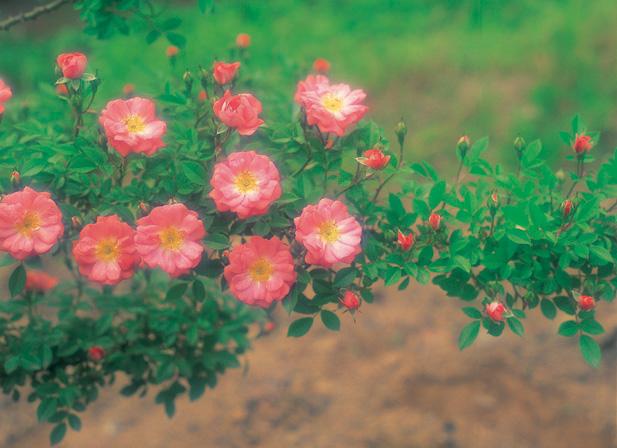
#> input picture 2nd Semester/Sisteme Instruibile pentru Analiza Imaginilor/Laborator/_TestImages/ImgTstColor/rose021.jpg, 617 x 448 px, found by its file name
$ jupyter execute A2P2_KMeans_FuzzyCMeans.ipynb
#> lines starting #> are read from the running program, lines starting #| are printed output that depends on the picture
#> in CitireAfisareImagine, imgBGR is the input picture: shape (448, 617, 3); mean B, G, R 88.9, 125.3, 108
#|          Shape: (448, 617, 3) , Type : uint8
### 2nd Semester/Sisteme Instruibile pentru Analiza Imaginilor/Laborator/Lab2/ColorSpaceFunctions.py
# -*- coding: utf-8 -*-
"""
Created on Tue Apr 16 11:28:50 2019

@author: Camelia
"""
#import os
import numpy as np
import cv2
import matplotlib.pyplot as plt
from mpl_toolkits.mplot3d import Axes3D

# functiile necesare in aplicatie
def ConvertColorSpace(ImgOrg, OrgColorSpace, NewColorSpace):
    # Conversie din Spatiu de culoare in RGB intr-un alt spatiu de culoare
#> called with OrgColorSpace = 'R/G/B', NewColorSpace = 'Y/Cr/Cb'
    if (OrgColorSpace == 'R/G/B'):
        if (NewColorSpace == 'Y/Cr/Cb'): ImgCvt = cv2.cvtColor(ImgOrg, cv2.COLOR_RGB2YCrCb)
#> ImgCvt: shape (448, 617, 3); mean of channels 0, 1, 2 116, 122.3, 112.7
        elif (NewColorSpace == 'H/S/V'): ImgCvt = cv2.cvtColor(ImgOrg, cv2.COLOR_RGB2HSV)
        elif (NewColorSpace == 'L/a/b'): ImgCvt = cv2.cvtColor(ImgOrg, cv2.COLOR_RGB2Lab)
    elif (NewColorSpace == 'R/G/B'): # revenire la RGB - necesar pentru afisare corecta a imaginii
        if (OrgColorSpace == 'Y/Cr/Cb'): ImgCvt = cv2.cvtColor(ImgOrg, cv2.COLOR_YCrCb2RGB)
        elif (OrgColorSpace == 'H/S/V'): ImgCvt = cv2.cvtColor(ImgOrg, cv2.COLOR_HSV2RGB)
        elif (OrgColorSpace == 'L/a/b'): ImgCvt = cv2.cvtColor(ImgOrg, cv2.COLOR_Lab2RGB)
    return ImgCvt

def plotColorComponents(imgInColorSpace, clrSpName):
    # Afisarea celor 3 componente de culoare sub forma unei imagini
#> called with clrSpName = 'Y/Cr/Cb'
    compName = clrSpName.split('/') # Extragere nume componente
    fig = plt.figure(figsize=(20,10))
    for i in range(0,3):
        fig.add_subplot(1,3,i+1)
        plt.imshow(imgInColorSpace[:,:,i],cmap='gray', vmin=0, vmax=255)
        plt.title('Componenta ' + compName[i])
    plt.show()
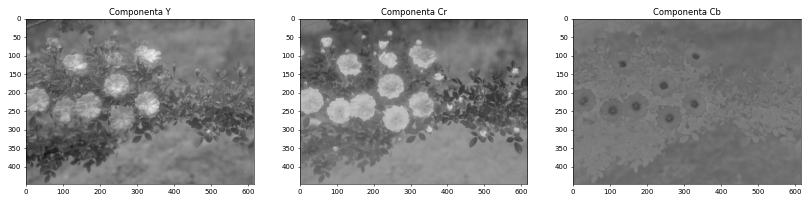
#> figure drawn by matplotlib, 3 panels

def plotColorHistograms(imgInColorSpace, clrSpName):
     # Afisarea histograme celor 3 componente de culoare
#> called with clrSpName = 'Y/Cr/Cb'
    compName = clrSpName.split('/') # Extragere nume componente
    fig = plt.figure(figsize=(20,2))
    color = ('b','g','r')
    for i,col in enumerate(color):
        histr = cv2.calcHist([imgInColorSpace],[i],None,[256],[0,256])
        fig.add_subplot(1,3,i+1)
        plt.plot(histr,color = col)
        plt.title('Componenta ' + compName[i])
        plt.xlim([0,256])
    plt.show()
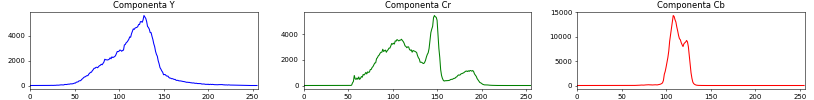
#> figure drawn by matplotlib, 3 panels; panel 1: curve peaks at x = 128, y = 5601; panel 2: curve peaks at x = 147, y = 5472; panel 3: curve peaks at x = 108, y = 14290

def plot3DcolorSpace(imgClrSp, imgOrg, clrSpName):
#> called with clrSpName = 'Y/Cr/Cb'
    print('\n Afisare Cub Culori in spatiu de culoare: ', clrSpName )
    imgClrSpRed = np.reshape(imgClrSp,(imgClrSp.shape[0]*imgClrSp.shape[1] ,imgClrSp.shape[2]))
    imgOrgRed = np.reshape(imgOrg,(imgOrg.shape[0]*imgOrg.shape[1] ,imgOrg.shape[2]))
    uniqvals, indices = np.unique(imgClrSpRed, axis = 0, return_index=True)
    print('\n Numar culori unice care apar in imagine: ',uniqvals.shape[0], 'din 2^24(',2**24,')',
          '; procent: ', round(100*(uniqvals.shape[0]/2**24),2), '% acoperire cub')
#|  Numar culori unice care apar in imagine:  84656 din 2^24( 16777216 ) ; procent:  0.5 % acoperire cub
    nrVals = uniqvals.shape[0]
#> nrVals = 84656
    pas = int(nrVals/3000)+1
#> pas = 29
    #pas = 1
    uniqvals = uniqvals[range(0, nrVals, pas), :].copy()
#> uniqvals = 2920 rows, first 8: [12, 119, 129], [24, 114, 127], [27, 120, 127], [30, 113, 128], [32, 109, 128], [33, 114, 128], [34, 114, 127], [35, 115, 128]
    cli = imgOrgRed[indices[range(0, nrVals, pas)],:].astype(float)/255
#> cli = 2920 rows, first 8: [0, 0.0706, 0.0549], [0.0157, 0.133, 0.0863], [0.0627, 0.129, 0.098], [0.0353, 0.161, 0.118], [0.0196, 0.18, 0.125], [0.051, 0.169, 0.129], [0.0549, 0.173, 0.125], [0.0667, 0.173, 0.137]
    fig = plt.figure(figsize=(20,10))
    ax = fig.add_subplot(1,2,1, projection='3d')
    ax.scatter(uniqvals[:,2], uniqvals[:,1], uniqvals[:,0], c=cli, marker='.')
    ax.set_xlim([0,256]); ax.set_ylim([0,256]); ax.set_zlim([0,256])
    compName = clrSpName.split('/')
    ax.set_xlabel('Componenta '+ compName[2]); ax.set_ylabel('Componenta '+ compName[1]); ax.set_zlabel('Componenta '+ compName[0])
    ax1 = fig.add_subplot(1,2,2)
    ax1.imshow(imgOrg)
    ax1.set_title('Imaginea originala RGB')
    plt.show()
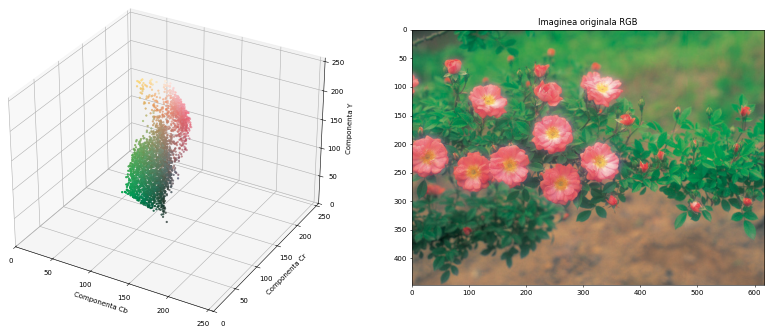
#> figure drawn by matplotlib, 2 panels

# [30 lines left out: function plot2DcolorSpace, not called in this run]

### 2nd Semester/Sisteme Instruibile pentru Analiza Imaginilor/Laborator/Lab2/A2P2_KMeans_FuzzyCMeans.ipynb
# Aplicare KMeans & Fuzzy C-Means pe imagine in diverse spatii de culoare

INSTALARE PACHETE OpenCV si FCM (daca este cazul)
- se ruleaza din - Anaconda Prompt - comenzile:

    `pip install opencv-contrib-python`

    `pip install fuzzy-c-means`

[cell 1]
# Import librarii necesare aplicatie

from sklearn.cluster import KMeans
from fcmeans import FCM
#from fcmeans_loc import FCM

import os
import numpy as np
import cv2
import matplotlib.pyplot as plt

# Import functii din fisier ColorSpaceFunctions.py
# (acest fisier trebuie sa fie disponibil in directorul ../_PyUtilFcts)
import sys
sys.path.append('../_PyUtilFcts/')
import ColorSpaceFunctions as clsFcts

[cell 2]
# Functie pentru a citi si afisa imaginea dintr-un fisier
def CitireAfisareImagine(imgFile):
    print('\n   ----- INFO - Imaginea selectata -----\n')
    print("Imaginea originala, din fisierul :", imgFile)

    imgBGR = cv2.imread(imgFile)
    imgRGB = cv2.cvtColor(imgBGR, cv2.COLOR_BGR2RGB)
    print("         Shape:" , imgRGB.shape,", Type :" , imgRGB.dtype)
    fig = plt.figure(figsize=(10,10)); plt.imshow(imgRGB); plt.show()
    return imgRGB

[cell 3]
def ConversieAfisareImgColorSpace(imgRGB, SelClrSp):
    NewClrSp = ColorSpacesList[SelClrSp]
    OrgClrSp = ColorSpacesList[0] # 0 - pentru RGB - imaginea la deschidere este RGB
    print('\n  ----- INFO - In[2] Conversie Spatiu de Culoare, din ' + OrgClrSp + ' in '+ NewClrSp)
    ImgClrSp = clsFcts.ConvertColorSpace(imgRGB, OrgClrSp , NewClrSp)

    clsFcts.plotColorComponents(ImgClrSp, NewClrSp)
    clsFcts.plotColorHistograms(ImgClrSp, NewClrSp)
    clsFcts.plot3DcolorSpace(ImgClrSp, imgRGB, NewClrSp)
    return ImgClrSp

[cell 4]
# In[3] - Aplicare KMeans & Fuzzy C-Means pe imagine
def AplicareKMeansFuzzyCMeans(ImgClrSp, imgRGB, imgComps, nr_clusters):
#> called with imgComps = array of shape (2,), nr_clusters = 3
    print('\n [Info]  - Aplicare Segmentare KMeans & Fuzzy C-Means')

    # Pregatirea setului de datelor - toti pixelii din imagine
    # se considera vectorul de trasaturi pentru descrierea fiecarui pixel
    #       in functie de spatiu de culoare selectat si componetele alese
    OrgColorSpace = ColorSpacesList[0] # 0 - pentru RGB - imaginea la deschidere este RGB
    NewColorSpace = ColorSpacesList[SelClrSp]

    # extragerea denumirii componentelor selectate pentru procesare (scop = afisare)
    compSelected = []
    for index in range(imgComps.shape[0]):
        compSelected.append (NewColorSpace.split('/')[imgComps[index]])
    print('\t Consideram fiecare pixel descris prin componetele ', compSelected);
    print('\t Clasificare/grupare valori in ', nr_clusters,  ' clase');
    imgSize = imgRGB.shape
#> imgSize = (448, 617, 3)

    # Extragem doar componentele dorite pentru descrierea culorii
    # Se redimensioneaza imformatia ca un vector de 2D, unde pe linii avem datele/pixelii
    #       iar pe coloane descrierea fiecarui pixel - vectorul de trasaturi
    colorData = np.reshape(ImgClrSp[:,:, imgComps], (imgSize[0]*imgSize[1], imgComps.shape[0]) )
#> colorData = 276416 pairs, first value 52 to 220, second value 61 to 143

    # --------- Aplicare KMeans
    kmeans = KMeans(nr_clusters)
    kmeans.fit(colorData)

    # Outputs: extragerea centrelor claselor si
    #       a label-urilor dupa segmentare pentru fiecare pixel
    km_centers = kmeans.cluster_centers_
    km_labels = kmeans.labels_

    # Asocierea label-urilor pixelilor cu valoarea centrului clasei
    ImgRefCompKM = km_centers[km_labels]

    # --------- Aplicare Fuzzy C-Means
    fcm = FCM(n_clusters=nr_clusters)
    fcm.fit(colorData)

    # Outputs
    fcm_centers = fcm.centers
    fcm_labels  = fcm.u.argmax(axis=1)

    # Asocierea label-urilor pixelilor cu valoarea centrului clasei
    ImgRefCompFcm = fcm_centers[fcm_labels]

    # Ne generam o imagine (goala) care are toate valorile constante pe toate componentele
    ImgSegKMeans = np.zeros(ImgClrSp.shape, dtype = 'uint8') + 128
    ImgSegFcm = np.zeros(ImgClrSp.shape, dtype = 'uint8') + 128
    # Modificam valorile de pe componentele procesate cu valoarea centrelor claselor
    ImgSegKMeans[:,:,imgComps]=  np.reshape(ImgRefCompKM, (imgSize[0],imgSize[1], imgComps.shape[0]) )
    ImgSegFcm[:,:,imgComps]=  np.reshape(ImgRefCompFcm, (imgSize[0],imgSize[1], imgComps.shape[0]) )
    # Conversie imagine din statiu de culoare folosit in procesare in spatiu RGB (pentru afisare)
    ImgSegKMeansRGB = clsFcts.ConvertColorSpace(ImgSegKMeans, NewColorSpace , OrgColorSpace)
    ImgSegFcmRGB = clsFcts.ConvertColorSpace(ImgSegFcm, NewColorSpace , OrgColorSpace)


    #%% Afisare rezultat
    # Afisarea imaginilor dupa segmentare
    f, (ax1, ax2) = plt.subplots(1, 2, sharey=True,figsize=(20,6))
    ax1.imshow(ImgSegKMeansRGB ); ax1.set_title('KMeans');
    ax2.imshow(ImgSegFcmRGB); ax2.set_title('Fuzzy C-Means');
    plt.show

    #%% Afisare plot (doar pentru cazul 1D si 2D)
    # Pentru afisare in plot, culorile trebuie sa fie valori in [0, 1]
    clrCodKMeans = np.reshape(ImgSegKMeansRGB, (imgSize[0]*imgSize[1], 3) )/255;
    clrCodFcm = np.reshape(ImgSegFcmRGB, (imgSize[0]*imgSize[1], 3) )/255;
    clrCodOrg = np.reshape(imgRGB, (imgSize[0]*imgSize[1], 3) )/255;
    nrVals = colorData.shape[0]; pas = int(nrVals/1000)+1; valsRange = range(0, nrVals, pas);

    # Stabilire componente ca si pozitie din imgComps
    #   pentru plot pe axa X si Y
    xc = 0; yc = 1
    if  (imgComps.shape[0] == 1): # atunci axa X si Y reprezinta aceeasi componenta
        xc = 0; yc = 0
    if  (imgComps.shape[0] < 3):
        f, (ax1, ax2, ax3) = plt.subplots(1, 3, sharey=True,figsize=(20,6))
        ax1.set_title('K Means')
        ax1.scatter(colorData[valsRange,xc],colorData[valsRange,yc],c=clrCodKMeans[valsRange], marker='.')
        ax1.scatter(km_centers[:,xc], km_centers[:,yc], marker='o', c='blue')
        ax1.set_xlabel(compSelected[xc]); ax1.set_ylabel(compSelected[yc]);
        ax2.set_title("Fuzzy C-Means")
        ax2.scatter(colorData[valsRange,xc],colorData[valsRange,yc],c=clrCodFcm[valsRange], marker='.')
        ax2.scatter(fcm_centers[:,xc], fcm_centers[:,yc], marker='o', c='red')
        ax2.set_xlabel(compSelected[xc]); ax2.set_ylabel(compSelected[yc]);
        ax3.set_title("Original")
        ax3.scatter(colorData[valsRange,xc],colorData[valsRange,yc],c=clrCodOrg[valsRange], marker='.')
        ax3.scatter(km_centers[:,xc], km_centers[:,yc], marker='o', c='blue')
        ax3.scatter(fcm_centers[:,xc], fcm_centers[:,yc], marker='o', c='red')
        ax3.set_xlabel(compSelected[xc]); ax3.set_ylabel(compSelected[yc]);
        plt.show

    # Afisare cub spatiu de culoare cu centrele claselor
    clsFcts.plot3DcolorSpace(ImgSegFcm, ImgSegFcmRGB, NewColorSpace)

[cell 5]
# Selectare imagine pe care testam aplicatia
# Se recomanda sa se pastreze imgsPath = "D:/_TestImages" - fiind directorul
#       principal care contine subdirectoarele cu imaginile sugerate
# La setare imgName se specifica si subdirectorul din care dace parte imaginea
imgsPath = "/Users/galoscar07/Documents/master2k20-2k22/2nd Semester/SIAI/Laborator/_TestImages"
imgName = 'ImgTstSegmGen/rose021.jpg' # atentie sa fie scris corect numele imaginii!!!!
imgFile = os.path.sep.join([imgsPath, imgName])
#imgName = 'Kodak/kodim23.png'
# Sugestie imagini pentru testare (dir/ imgs):
#  ImgTstSegmGen: kronenburg-rose-closeup.jpg; roses.jpg; rose021.jpg
#  ImgTstSegmFaciale: la alegere 5 imagini - scop: segmentare zona piele intr-o singura clasa
#  ImgTstSegmBoard:   board3.bmp; board7.bmp; - scop: segmentare pioni dupa culoare

imgRGB = CitireAfisareImagine(imgFile)


ColorSpacesList = ['R/G/B', 'Y/Cr/Cb', 'H/S/V', 'L/a/b', 'gray']

# Selectie spatiu de culoare in care se realizeaza operatia
#   Se selecteaza ca si o pozitie din vectorul ColorSpacesList
#   ColorSpacesList = ['RGB', 'YCrCb', 'HSV', 'Lab', 'gray']
#       0 - 'RGB' (nu se alege pentru a fi spatiu in care realizam procesarea),
#       1 - 'YCrCb',      2 - 'HSV',           3 - 'Lab'
SelClrSp = 1 # se selecteaza ca si o pozitie din vectorul ColorSpacesList

ImgClrSp = ConversieAfisareImgColorSpace(imgRGB, SelClrSp)

# Selectie componenta pentru procesare
#       se specifica numarul componentelor care se considera in procesare
#       - pentru procesare 3D, toate cele 3 componente: [0, 1, 2]
# exemplu: YCbCr - [1, 2] se proceseaza doar componentele Cb, Cr;
#          YCbCr - [0, 2] se proceseaza doar componentele Y, Cr;
imgComps = np.array([1,2])

# Atentie: componenta Y, V sau L - sunt componente de luminta
#  (tineti cont de acest aspect la selectie componente in functie de scopul urmarit)

# Selectati numarul de clase/clusters
nr_clusters = 3

AplicareKMeansFuzzyCMeans(ImgClrSp, imgRGB, imgComps, nr_clusters)
#> (the call stopped at in AplicareKMeansFuzzyCMeans, `fcm = FCM(n_clusters=nr_clusters)`: fcmeans is not available in this run)

[cell 6]
# Selectare imagine pe care testam aplicatia
# Se recomanda sa se pastreze imgsPath = "D:/_TestImages" - fiind directorul
#       principal care contine subdirectoarele cu imaginile sugerate
# La setare imgName se specifica si subdirectorul din care dace parte imaginea
imgsPath = "/Users/galoscar07/Documents/master2k20-2k22/2nd Semester/SIAI/Laborator/_TestImages"
imgName = 'ImgTstSegmBoard/board4.bmp' # atentie sa fie scris corect numele imaginii!!!!
imgFile = os.path.sep.join([imgsPath, imgName])
#imgName = 'Kodak/kodim23.png'
# Sugestie imagini pentru testare (dir/ imgs):
#  ImgTstSegmGen: kronenburg-rose-closeup.jpg; roses.jpg; rose021.jpg
#  ImgTstSegmFaciale: la alegere 5 imagini - scop: segmentare zona piele intr-o singura clasa
#  ImgTstSegmBoard:   board3.bmp; board7.bmp; - scop: segmentare pioni dupa culoare

imgRGB = CitireAfisareImagine(imgFile)
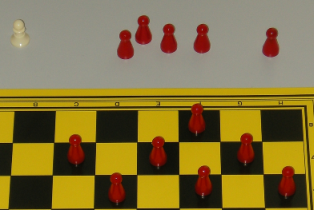
#> input picture 2nd Semester/Sisteme Instruibile pentru Analiza Imaginilor/Laborator/_TestImages/ImgTstSegmBoard/board4.bmp, 314 x 210 px, found by its file name
#> in CitireAfisareImagine, imgBGR is the input picture: shape (210, 314, 3); mean B, G, R 61.4, 114.7, 132.1
#|          Shape: (210, 314, 3) , Type : uint8


ColorSpacesList = ['R/G/B', 'Y/Cr/Cb', 'H/S/V', 'L/a/b', 'gray']

# Selectie spatiu de culoare in care se realizeaza operatia
#   Se selecteaza ca si o pozitie din vectorul ColorSpacesList
#   ColorSpacesList = ['RGB', 'YCrCb', 'HSV', 'Lab', 'gray']
#       0 - 'RGB' (nu se alege pentru a fi spatiu in care realizam procesarea),
#       1 - 'YCrCb',      2 - 'HSV',           3 - 'Lab'
SelClrSp = 2 # se selecteaza ca si o pozitie din vectorul ColorSpacesList

ImgClrSp = ConversieAfisareImgColorSpace(imgRGB, SelClrSp)
#> in ConvertColorSpace (call 2), `elif (NewColorSpace == 'H/S/V'): ImgCvt = cv2.cvtColor(ImgOrg, cv2.COL..`: ImgCvt: shape (210, 314, 3); mean H, S, V 26, 129.6, 132.3
#> call 2 of plotColorComponents, with clrSpName = 'H/S/V'
#> in plotColorComponents (call 2), `plt.show()`:
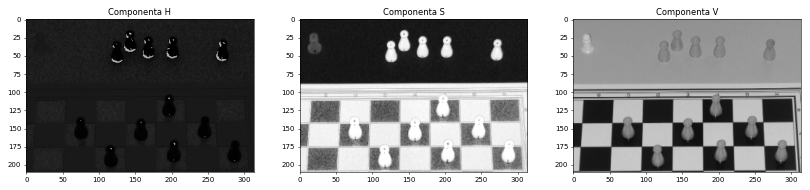
#> figure drawn by matplotlib, 3 panels
#> call 2 of plotColorHistograms, with clrSpName = 'H/S/V'
#> in plotColorHistograms (call 2), `plt.show()`:
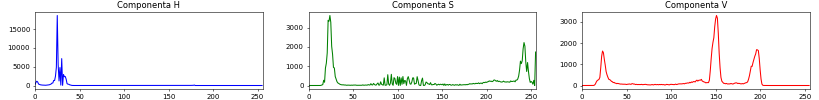
#> figure drawn by matplotlib, 3 panels; panel 1: curve peaks at x = 25, y = 18647; panel 2: curve peaks at x = 24, y = 3627; panel 3: curve peaks at x = 151, y = 3304
#> call 2 of plot3DcolorSpace, with clrSpName = 'H/S/V'
#> in plot3DcolorSpace (call 2), `uniqvals, indices = np.unique(imgClrSpRed, axis = 0, return_index=True)`: indices = 13388 values, max 65939 at index 6392, min 0 at index 12463, mean 34789.8
#|  Numar culori unice care apar in imagine:  13388 din 2^24( 16777216 ) ; procent:  0.08 % acoperire cub
#> in plot3DcolorSpace (call 2), `uniqvals = uniqvals[range(0, nrVals, pas), :].copy()`: uniqvals = 2678 rows, first 8: [0, 35, 131], [0, 55, 120], [0, 88, 122], [0, 133, 123], [0, 152, 114], [0, 174, 141], [0, 184, 140], [0, 189, 116]
#> in plot3DcolorSpace (call 2), `cli = imgOrgRed[indices[range(0, nrVals, pas)],:].astype(float)/255`: cli = 2678 rows, first 8: [0.514, 0.443, 0.443], [0.471, 0.369, 0.369], [0.478, 0.314, 0.314], [0.482, 0.231, 0.231], [0.447, 0.18, 0.184], [0.553, 0.18, 0.176], [0.549, 0.153, 0.157], [0.455, 0.118, 0.118]
#> in plot3DcolorSpace (call 2), `plt.show()`:
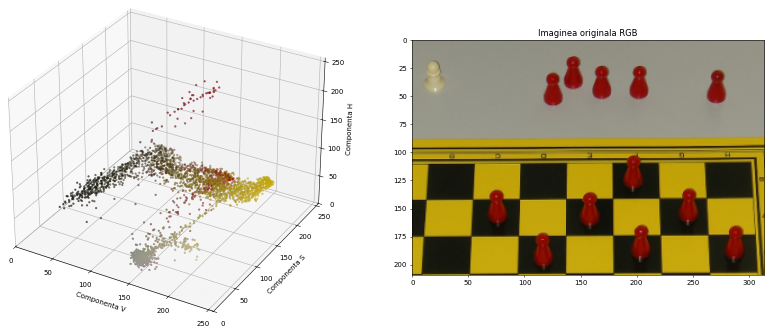
#> figure drawn by matplotlib, 2 panels

# Selectie componenta pentru procesare
#       se specifica numarul componentelor care se considera in procesare
#       - pentru procesare 3D, toate cele 3 componente: [0, 1, 2]
# exemplu: YCbCr - [1, 2] se proceseaza doar componentele Cb, Cr;
#          YCbCr - [0, 2] se proceseaza doar componentele Y, Cr;
imgComps = np.array([0,2])

# Atentie: componenta Y, V sau L - sunt componente de luminta
#  (tineti cont de acest aspect la selectie componente in functie de scopul urmarit)

# Selectati numarul de clase/clusters
nr_clusters = 3

AplicareKMeansFuzzyCMeans(ImgClrSp, imgRGB, imgComps, nr_clusters)
#> (the call stopped at in AplicareKMeansFuzzyCMeans, `fcm = FCM(n_clusters=nr_clusters)`: fcmeans is not available in this run)
